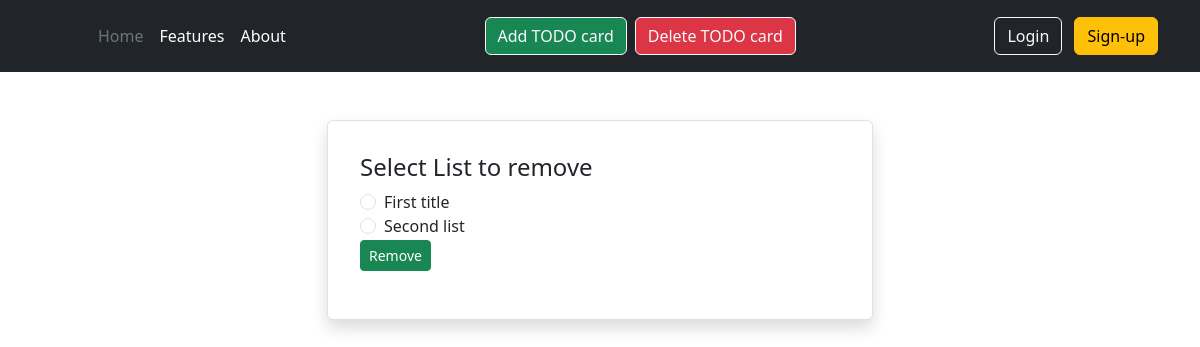
Before: /del_list/ with the older database file.
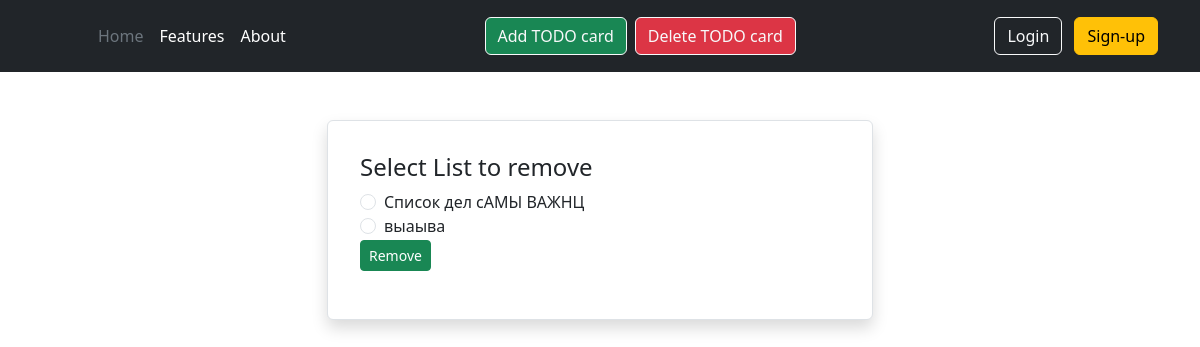
After: the same page with the newer database file.
### TODOlist_app/models.py (models this page shows)
class TodoTitle(models.Model):
    title = models.CharField(max_length=30)
    date_added = models.DateTimeField(auto_now_add=True)

### TODOlist_app/views.py (the view, shortened to what this page needs)
# urls.py: path('del_list/', views.del_list, name='del_list'),
def del_list(request):
    if request.method == 'GET':
        form_delListForm = delListForm()
    context = {'form_delListForm': form_delListForm, 'titles': TodoTitle.objects.all()}
    return render(request, 'TODOlist_app/del_list.html', context)

### TODOlist_app/forms.py
class delListForm(forms.Form):
    pass

### TODOlist_app/templates/TODOlist_app/del_list.html (shortened to what this page needs)
{% extends 'TODOlist_app/base.html' %}
{% block content %}
<div class="container">
    <div class="row justify-content-center">
        <div class="col-6">
            <div class="card border shadow p-3 mb-5 bg-white">
                <div class="card-body">
                    <h4 class="card-title">Select List to remove</h4>
                    <form action="{% url 'TODOlist_app:del_list' %}" method='POST'>
                        <div class="form-check">
                            {% for title in titles %}
                            <input class="form-check-input" type="radio" name="title" value="{{ title.title }}">
                            <label class="form-check-label" for="{{ title.title }}">{{ title.title }}</label><br>
                            {% endfor %}
                        </div>
                        <button type="submit" name="btn_del_entry" class="btn btn-success btn-sm lead">
                            Remove
                        </button>
                    </form>
                </div>
            </div>
        </div>
    </div>
</div>
{% endblock content %}

Changed rows visible on the page:
removed TodoTitle: title "First title"
removed TodoTitle: title "Second list"
added TodoTitle: title "Список дел сАМЫ ВАЖНЦ"
added TodoTitle: title "выаыва"
